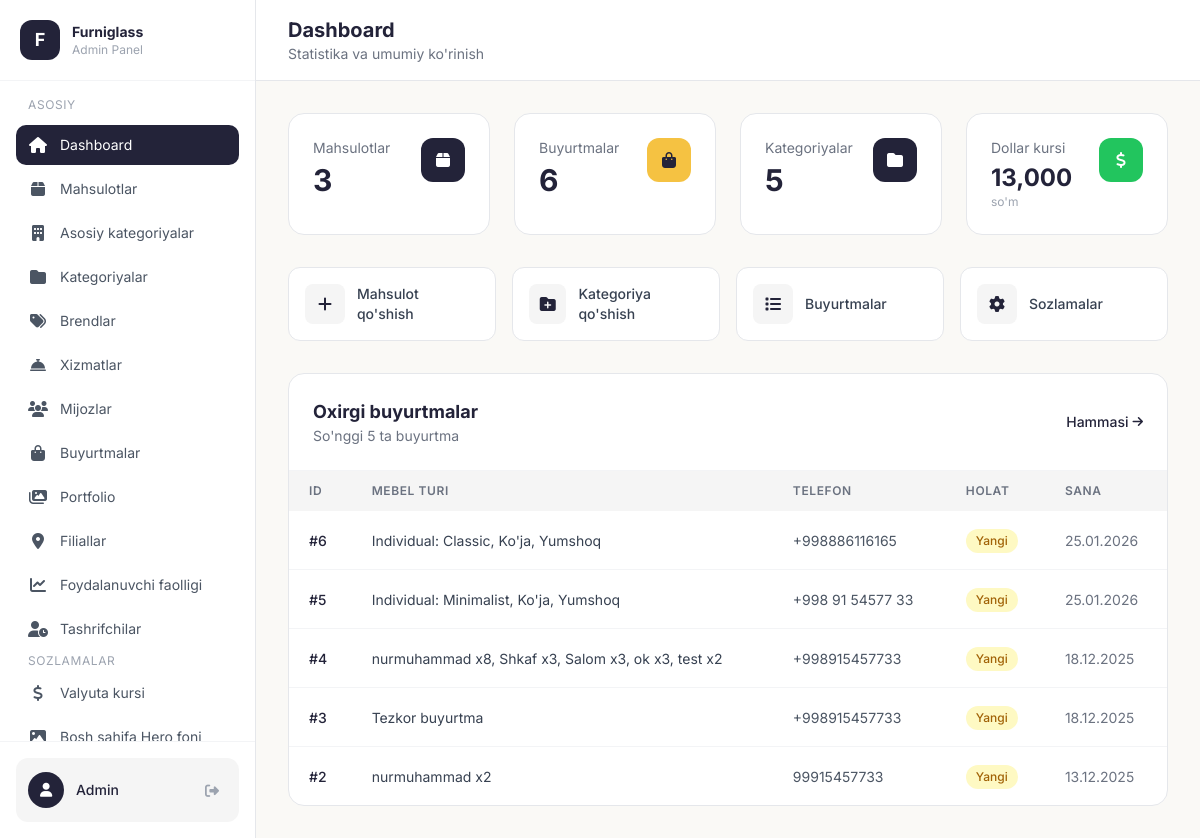
Before: /admin (signed in) with the older database file.
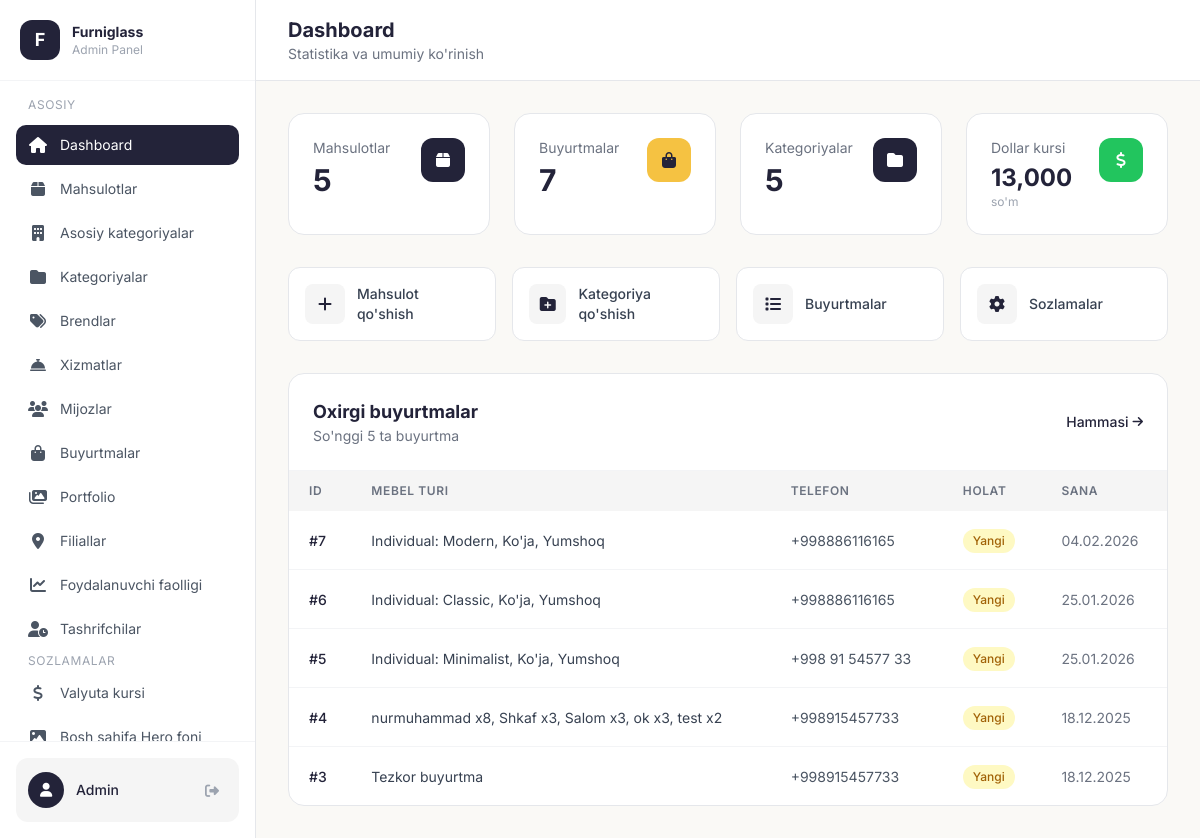
After: the same page with the newer database file.
### models.py (models this page shows)
class Order(db.Model):
    id = db.Column(db.Integer, primary_key=True)
    furniture_type = db.Column(db.String(200), nullable=False)
    size = db.Column(db.String(100))
    color = db.Column(db.String(50))
    material = db.Column(db.String(100))
    design_image = db.Column(db.String(200))
    phone = db.Column(db.String(20), nullable=False)
    name = db.Column(db.String(100))
    address = db.Column(db.Text)
    status = db.Column(db.String(50), default='Yangi')
    created_at = db.Column(db.DateTime, default=datetime.utcnow)

### app.py (the view)
@app.route('/admin')
@login_required
def admin_dashboard():
    stats = {
        'products': Product.query.count(),
        'orders': Order.query.count(),
        'categories': Category.query.count(),
        'portfolios': Portfolio.query.count()
    }
    recent_orders = Order.query.order_by(Order.created_at.desc()).limit(5).all()
    rate = get_exchange_rate()
    return render_template('admin/dashboard.html', stats=stats, recent_orders=recent_orders, usd_rate=rate)

### app.py (called while the page is built, shortened)
@login_manager.user_loader
def load_user(user_id):
    return Admin.query.get(int(user_id))

def get_exchange_rate() -> float:
    ttl = int(os.environ.get("EXCHANGE_RATE_CACHE_SECONDS", "120"))
    now = time.monotonic()
    if (
        ttl > 0
        and _EXCHANGE_RATE_CACHE["value"] is not None
        and now < _EXCHANGE_RATE_CACHE["expires_mono"]
    ):
        return _EXCHANGE_RATE_CACHE["value"]

@app.before_request
def track_user_activity():
    if request.path.startswith('/admin') or request.path.startswith('/static') or request.path.startswith('/uploads'):
        return

def get_cart():
    if 'cart' not in session:
        session['cart'] = []
    return session['cart']

def get_cart_count():
    cart = get_cart()
    return sum(item['quantity'] for item in cart)

@app.context_processor
def cart_context():
    return {'cart_count': get_cart_count()}

@app.context_processor
def currency_context():
    try:
        rate = get_exchange_rate()
    except Exception:
        rate = 12000.0
    return {'usd_rate': rate}

def get_locale():
    return session.get('lang', DEFAULT_LANGUAGE)

### templates/admin/dashboard.html (shortened to what the changed rows need)
{% extends "admin/base.html" %}
{% block page_title %}Dashboard{% endblock %}
{% block content %}
<div class="grid grid-cols-2 lg:grid-cols-4 gap-4 lg:gap-6 mb-8">
    <div class="bg-white rounded-2xl p-5 lg:p-6 border border-gray-200">
        <div class="flex items-start justify-between">
            <div>
                <p class="text-gray-500 text-sm mb-1">Mahsulotlar</p>
                <p class="text-2xl lg:text-3xl font-bold text-[#232339]">{{ stats.products }}</p>
            </div>
        </div>
    </div>
    <div class="bg-white rounded-2xl p-5 lg:p-6 border border-gray-200">
        <div class="flex items-start justify-between">
            <div>
                <p class="text-gray-500 text-sm mb-1">Buyurtmalar</p>
                <p class="text-2xl lg:text-3xl font-bold text-[#232339]">{{ stats.orders }}</p>
            </div>
        </div>
    </div>
</div>
<div class="bg-white rounded-2xl border border-gray-200 overflow-hidden">
    <div class="p-5 lg:p-6 border-b border-gray-100">
        <div class="flex items-center justify-between">
            <div>
                <h2 class="text-lg font-bold text-[#232339]">Oxirgi buyurtmalar</h2>
            </div>
        </div>
    </div>
    {% if recent_orders %}
    <div class="overflow-x-auto">
        <table class="w-full">
            <thead class="bg-[#F5F5F5]">
                <tr>
                    <th class="text-left py-3 px-5 text-xs font-semibold text-gray-500 uppercase tracking-wider">ID</th>
                    <th class="text-left py-3 px-5 text-xs font-semibold text-gray-500 uppercase tracking-wider">Mebel turi</th>
                    <th class="text-left py-3 px-5 text-xs font-semibold text-gray-500 uppercase tracking-wider hidden sm:table-cell">Telefon</th>
                    <th class="text-left py-3 px-5 text-xs font-semibold text-gray-500 uppercase tracking-wider">Holat</th>
                    <th class="text-left py-3 px-5 text-xs font-semibold text-gray-500 uppercase tracking-wider hidden md:table-cell">Sana</th>
                </tr>
            </thead>
            <tbody class="divide-y divide-gray-100">
                {% for order in recent_orders %}
                <tr class="hover:bg-gray-50 transition">
                    <td class="py-4 px-5">
                        <span class="text-sm font-medium text-[#232339]">#{{ order.id }}</span>
                    </td>
                    <td class="py-4 px-5">
                        <span class="text-sm text-gray-700">{{ order.furniture_type }}</span>
                    </td>
                    <td class="py-4 px-5 hidden sm:table-cell">
                        <span class="text-sm text-gray-600">{{ order.phone }}</span>
                    </td>
                    <td class="py-4 px-5">
                        <span class="inline-flex items-center px-2.5 py-1 rounded-full text-xs font-medium
                            {% if order.status == 'Yangi' %}bg-yellow-100 text-yellow-700
                            {% elif order.status == 'Jarayonda' %}bg-blue-100 text-blue-700
                            {% elif order.status == 'Tayyor' %}bg-green-100 text-green-700
                            {% else %}bg-gray-100 text-gray-700{% endif %}">
                            {{ order.status }}
                        </span>
                    </td>
                    <td class="py-4 px-5 hidden md:table-cell">
                        <span class="text-sm text-gray-500">{{ order.created_at.strftime('%d.%m.%Y') }}</span>
                    </td>
                </tr>
                {% endfor %}
            </tbody>
        </table>
    </div>
    {% endif %}
</div>
{% endblock %}

Changed rows visible on the page:
no longer on this page (row unchanged): Order: id "2", furniture_type "nurmuhammad x2", phone "99915457733", status "Yangi", created_at "13.12.2025"
added Order: id "7", furniture_type "Individual: Modern, Ko'ja, Yumshoq", phone "+998886116165", status "Yangi", created_at "04.02.2026"
Other visible differences:
{{ stats.products }}: "3" → "5"
{{ stats.orders }}: "6" → "7"
